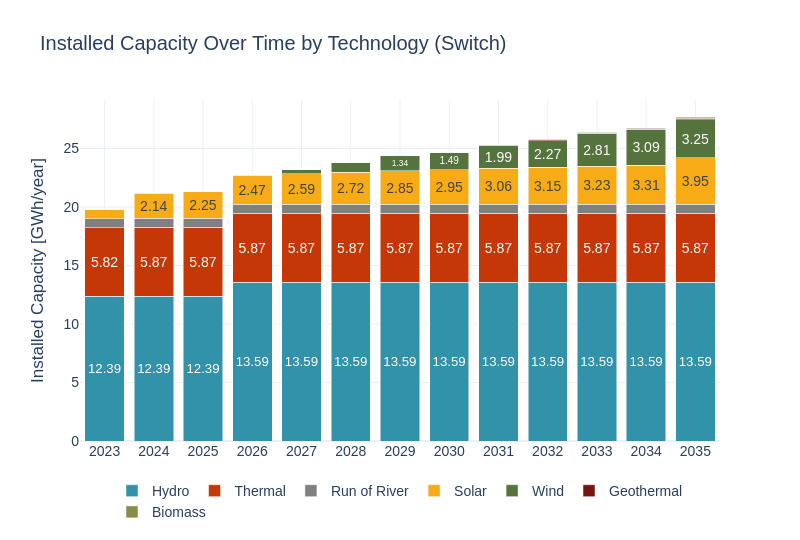

Write notebook code for a chart like this one.
### Code cell
import pandas as pd

cap_inst = pd.read_csv(model_outputs_path + 'BuildGen.csv')
gen_info = pd.read_csv(model_inputs_path + 'gen_info.csv')

# Unir con info de tecnologías
cap_inst = pd.merge(cap_inst, gen_info, left_on='GEN_BLD_YRS_1',
                    right_on='GENERATION_PROJECT', how='inner')
# Filtrar solo plantas activas (gen_max_age > 1)
cap_inst = cap_inst[cap_inst['gen_max_age'] > 1]
# Expandir cada planta en sus años activos
records = []
for _, row in cap_inst.iterrows():
    start_year = row['GEN_BLD_YRS_2']
    end_year = start_year + row['gen_max_age'] - 1
    for year in range(start_year, end_year + 1):
        if year <= 2035:
            records.append({
                'year': year,
                'gen_tech': row['gen_tech'],
                'BuildGen': row['BuildGen']
            })

# Crear nuevo DataFrame con capacidad activa por año
cap_inst_expanded = pd.DataFrame(records)
# Sumar capacidad instalada activa por año y tecnología
cap_inst_switch = cap_inst_expanded.groupby(['year', 'gen_tech'], as_index=False)['BuildGen'].sum()
cap_inst_switch = cap_inst_switch[cap_inst_switch['year'] >= years[0]]
cap_inst_switch = cap_inst_switch[cap_inst_switch['year'] <= years[1]]
cap_inst_switch['BuildGen'] = cap_inst_switch['BuildGen'] / 1000
sw.scenarios.dispatched_generation(cap_inst_switch, 'Installed Capacity', 'GWh', 'year', 'BuildGen', 'gen_tech', scenario_name, 'Switch', 1)
#cap_inst_switch.to_csv('./14_switch.csv')

### Figure 1 — Plotly figure (JSON) as saved in the notebook; plotly's stock layout.template omitted (floating-point values rounded to 4 significant figures)
{"data": [{"hovertemplate": "gen_tech=Hydro<br>Year=%{x}<br>Dispatched Generation (MW)=%{y}<br>text=%{text}<extra></extra>", "insidetextanchor": "middle", "legendgroup": "Hydro", "marker": {"color": "#3292A9", "pattern": {"shape": ""}}, "name": "Hydro", "orientation": "v", "showlegend": true, "text": ["12.39", "12.39", "12.39", "13.59", "13.59", "13.59", "13.59", "13.59", "13.59", "13.59", "13.59", "13.59", "13.59"], "textangle": 0, "textposition": "inside", "texttemplate": "%{text}", "type": "bar", "x": [2023, 2024, 2025, 2026, 2027, 2028, 2029, 2030, 2031, 2032, 2033, 2034, 2035], "xaxis": "x", "y": [12.39, 12.39, 12.39, 13.59, 13.59, 13.59, 13.59, 13.59, 13.59, 13.59, 13.59, 13.59, 13.59], "yaxis": "y"}, {"hovertemplate": "gen_tech=Thermal<br>Year=%{x}<br>Dispatched Generation (MW)=%{y}<br>text=%{text}<extra></extra>", "insidetextanchor": "middle", "legendgroup": "Thermal", "marker": {"color": "#C53707", "pattern": {"shape": ""}}, "name": "Thermal", "orientation": "v", "showlegend": true, "text": ["5.82", "5.87", "5.87", "5.87", "5.87", "5.87", "5.87", "5.87", "5.87", "5.87", "5.87", "5.87", "5.87"], "textangle": 0, "textposition": "inside", "texttemplate": "%{text}", "type": "bar", "x": [2023, 2024, 2025, 2026, 2027, 2028, 2029, 2030, 2031, 2032, 2033, 2034, 2035], "xaxis": "x", "y": [5.822, 5.873, 5.873, 5.873, 5.873, 5.873, 5.873, 5.873, 5.873, 5.873, 5.873, 5.873, 5.873], "yaxis": "y"}, {"hovertemplate": "gen_tech=Run of River<br>Year=%{x}<br>Dispatched Generation (MW)=%{y}<br>text=%{text}<extra></extra>", "insidetextanchor": "middle", "legendgroup": "Run of River", "marker": {"color": "#808080", "pattern": {"shape": ""}}, "name": "Run of River", "orientation": "v", "showlegend": true, "text": ["", "", "", "", "", "", "", "", "", "", "", "", ""], "textangle": 0, "textposition": "inside", "texttemplate": "%{text}", "type": "bar", "x": [2023, 2024, 2025, 2026, 2027, 2028, 2029, 2030, 2031, 2032, 2033, 2034, 2035], "xaxis": "x", "y": [0.782, 0.782, 0.782, 0.782, 0.782, 0.782, 0.782, 0.782, 0.782, 0.782, 0.782, 0.782, 0.782], "yaxis": "y"}, {"hovertemplate": "gen_tech=Solar<br>Year=%{x}<br>Dispatched Generation (MW)=%{y}<br>text=%{text}<extra></extra>", "insidetextanchor": "middle", "legendgroup": "Solar", "marker": {"color": "#F7AB17", "pattern": {"shape": ""}}, "name": "Solar", "orientation": "v", "showlegend": true, "text": ["", "2.14", "2.25", "2.47", "2.59", "2.72", "2.85", "2.95", "3.06", "3.15", "3.23", "3.31", "3.95"], "textangle": 0, "textposition": "inside", "texttemplate": "%{text}", "type": "bar", "x": [2023, 2024, 2025, 2026, 2027, 2028, 2029, 2030, 2031, 2032, 2033, 2034, 2035], "xaxis": "x", "y": [0.7522, 2.138, 2.248, 2.466, 2.594, 2.722, 2.845, 2.954, 3.063, 3.154, 3.233, 3.313, 3.947], "yaxis": "y"}, {"hovertemplate": "gen_tech=Wind<br>Year=%{x}<br>Dispatched Generation (MW)=%{y}<br>text=%{text}<extra></extra>", "insidetextanchor": "middle", "legendgroup": "Wind", "marker": {"color": "#55733D", "pattern": {"shape": ""}}, "name": "Wind", "orientation": "v", "showlegend": true, "text": ["", "", "", "", "", "", "1.34", "1.49", "1.99", "2.27", "2.81", "3.09", "3.25"], "textangle": 0, "textposition": "inside", "texttemplate": "%{text}", "type": "bar", "x": [2023, 2024, 2025, 2026, 2027, 2028, 2029, 2030, 2031, 2032, 2033, 2034, 2035], "xaxis": "x", "y": [0.032, 0.032, 0.032, 0.032, 0.3962, 0.8462, 1.338, 1.494, 1.992, 2.271, 2.807, 3.094, 3.248], "yaxis": "y"}, {"hovertemplate": "gen_tech=Geothermal<br>Year=%{x}<br>Dispatched Generation (MW)=%{y}<br>text=%{text}<extra></extra>", "insidetextanchor": "middle", "legendgroup": "Geothermal", "marker": {"color": "#73160E", "pattern": {"shape": ""}}, "name": "Geothermal", "orientation": "v", "showlegend": true, "text": ["", "", "", "", "", "", "", "", "", "", "", ""], "textangle": 0, "textposition": "inside", "texttemplate": "%{text}", "type": "bar", "x": [2024, 2025, 2026, 2027, 2028, 2029, 2030, 2031, 2032, 2033, 2034, 2035], "xaxis": "x", "y": [3.005e-11, 5.242e-11, 5.6e-11, 7.807e-11, 1.015e-10, 1.275e-10, 1.8e-10, 0.01394, 0.06377, 0.06377, 0.07293, 0.15], "yaxis": "y"}, {"hovertemplate": "gen_tech=Biomass<br>Year=%{x}<br>Dispatched Generation (MW)=%{y}<br>text=%{text}<extra></extra>", "insidetextanchor": "middle", "legendgroup": "Biomass", "marker": {"color": "#8A8C46", "pattern": {"shape": ""}}, "name": "Biomass", "orientation": "v", "showlegend": true, "text": ["", "", "", "", "", "", "", "", "", "", "", ""], "textangle": 0, "textposition": "inside", "texttemplate": "%{text}", "type": "bar", "x": [2024, 2025, 2026, 2027, 2028, 2029, 2030, 2031, 2032, 2033, 2034, 2035], "xaxis": "x", "y": [3.004e-11, 5.241e-11, 5.6e-11, 7.807e-11, 1.015e-10, 1.275e-10, 1.8e-10, 0.01391, 0.06254, 0.06254, 0.07027, 0.1], "yaxis": "y"}], "layout": {"barmode": "stack", "font": {"family": "Arial", "size": 14}, "height": 540, "legend": {"orientation": "h", "title": {}, "tracegroupgap": 0, "x": 0.5, "xanchor": "center", "y": -0.1}, "title": {"text": "Installed Capacity Over Time by Technology (Switch)"}, "width": 800, "xaxis": {"anchor": "y", "domain": [0, 1], "showgrid": true, "tickangle": 0, "tickfont": {"family": "Arial", "size": 14}, "tickvals": [2023, 2024, 2025, 2026, 2027, 2028, 2029, 2030, 2031, 2032, 2033, 2034, 2035], "title": {"text": ""}}, "yaxis": {"anchor": "x", "domain": [0, 1], "title": {"text": "Installed Capacity [GWh/year]"}}}}
